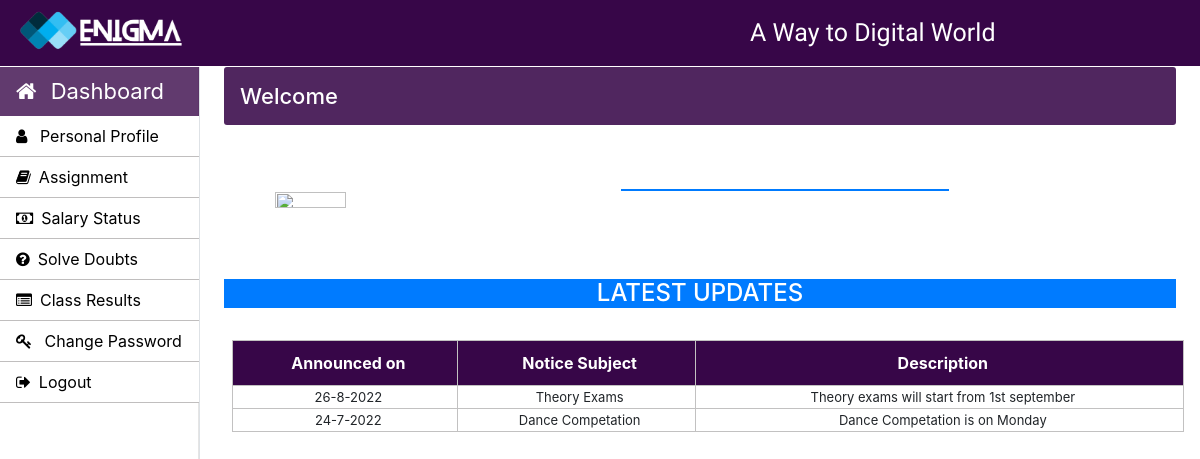
The page /teacher/teacher-index.php (signed in) on the database its author committed.
### tables this page shows
CREATE TABLE `notice_board` (
  `notice_id` int(11) NOT NULL,
  `Date` varchar(15) NOT NULL,
  `Subject` varchar(40) NOT NULL,
  `Description` varchar(400) NOT NULL
);

### Teacher/teacher-index.php (the view, shortened to what this page needs)
 <?php
		require_once "../connection/connection.php";
	?>
<html lang="en">
	<head>
	</head>
	<body>
		<?php include('../common/common-header.php') ?>
		<?php include('../common/teacher-sidebar.php') ?>
		<main role="main" class="col-xl-10 col-lg-9 col-md-8 ml-sm-auto px-md-4 main-background mb-2 w-100">
			<div class="sub-main">
				<div class="text-center d-flex flex-wrap flex-md-nowrap pt-3 pb-2 mb-3 text-white admin-dashboard pl-3">
					<h4 class="">Welcome <?php $teacher_id=$_SESSION['LoginTeacher'];
					?></h4>
				</div>
					<div class="row pt-5">
						<div class="col-md-4">
							<img class="ml-5 mb-5" id="display-image" src=<?php echo "../Admin/images/$profile_image"  ?>>
						</div>
							<div class="col-md-4 border border-primary bg-warning h-100" style="margin-left: 85px;">
							</div>
						</div>
				<div class="bg-primary text-center h4 text-uppercase text-white">
					<p><marquee>Latest Updates</marquee></p>
				</div>
				<div class="row">
					<div class="col-md-12 ml-2">
						<section class="mt-3">
							<table class="w-100 table-elements table-three-tr" cellpadding="3">
								<tr class="table-tr-head table-three text-white text-center">
									<th>Announced on</th>
									<th>Notice Subject</th>
									<th>Description</th>
								</tr>
								<?php
								$query="SELECT * FROM `notice_board` order by Date desc";
								$run=mysqli_query($con,$query);
								while($row=mysqli_fetch_array($run)) {?>
									<tr class="text-center">
										<td><?php echo $row['Date'] ?></td>
										<td><?php echo $row['Subject']?></td>
										<td><?php echo $row['Description'] ?></td>
									</tr>
								<?php }
								?>
                            </table>
                        </section>
                    </div>
                </div>
		</main>
	</body>
</html>

### Css/style.css (style rules this page uses)
h4 { font-size: 22px; }
#display-image { height: 50%; width: 50%; border: 3px solid white; }
.admin-dashboard { margin-top: 1px !important; background: #370648de !important; border-radius: 3px; }
.table-elements tr, td, th { font-size: 13px; border: 1px solid rgb(194, 193, 193); padding-left: 10px !important; }
.table-three { background: #370648 !important; }
.table-tr-head { height: 45px !important; padding: 10px !important; margin-top: 5px !important; }
.table-font-for-transcript td, th { font-size: 16px !important; }

### rows shown on the page
notice_board: Date "26-8-2022", Subject "Theory Exams", Description "Theory exams will start from 1st september"
notice_board: Date "24-7-2022", Subject "Dance Competation", Description "Dance Competation is on Monday"
